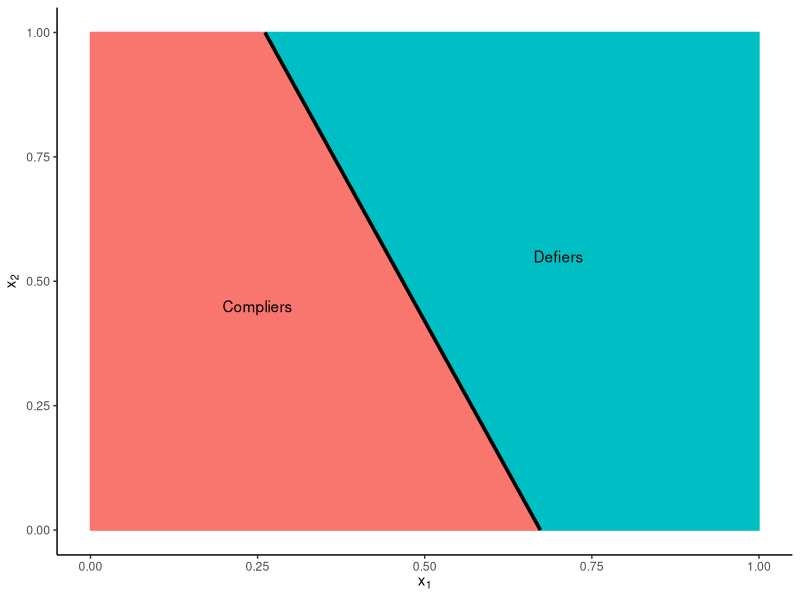

Recreate this plot in R.
################################# FRONT MATTER #################################

# Script to build figures and examples for the presentation

rm(list = ls())
gc()

library(dplyr)
library(ggplot2)
library(tidyr)
library(scales)

########################## WEAK MONOTONICITY EXAMPLE ###########################

# Figure illustrating the difference between weak and strong monotonicity

# Two covariates (X1, X2), plot regions where D(1) > D(0) and D(0) > D(1)
# For strong monotonicity, there is a single region...

compliers <- data.frame(x = c(0.261, 0.673 , 1,  1),
                        y = c(1, 0, 0, 1))
defiers <- data.frame(x = c(0, 0.673, 0.261, 0),
                      y = c(0, 0, 1, 1))
boundary <- data.frame(x = c(0.261, 0.673),
                       y = c(1, 0))
ggplot() + 
  geom_polygon(aes(x = x, y = y, col= "defiers", fill = "defiers"), 
               data = defiers) + 
  geom_polygon(aes(x = x, y = y, col = "compliers", fill = "compliers"),
               data = compliers) +
  geom_line(aes(x = x, y = y, col = "boundary"), 
            data = boundary, linewidth = 1.25) + 
  annotate(geom = "text", x = 0.25, y = 0.45, label = "Compliers") + 
  annotate(geom = "text", x = 0.7, y = 0.55, label = "Defiers") +
  scale_fill_manual(values = c("defiers" = "#F8766D", 
                               "compliers" = "#00BFC4")) + 
  scale_color_manual(values = c("defiers" = "#F8766D",
                                "compliers" = "#00BFC4",
                                "boundary" = "black")) + 
  theme_classic() + 
  labs(x = expression("x"[1]), y = expression("x"[2])) + 
  theme(legend.position = "null")  

  
  
